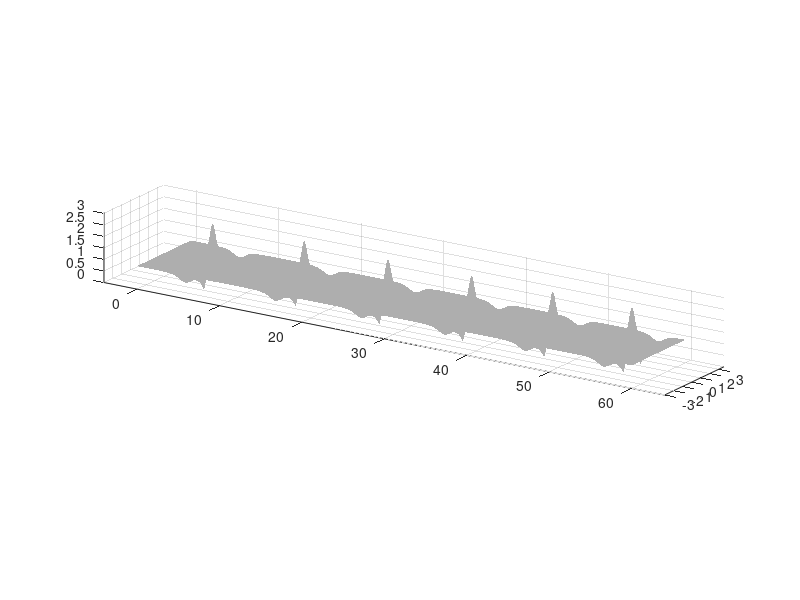

Here is the MATLAB script that generated this plot: (Note: this script raises an error after producing the figure.)
function reproduce_paper_fig1_bw_v3()

    clear; clc; close all;

    %% ================================================================
    % Parameters from the paper
    %% ================================================================

    L    = 6;
    eps0 = 1e-4;

    c1   = 1/2;
    cm1  = (0.3 - 0.4i)/2;

    k1 = 2*pi/L;

    %% ================================================================
    % Numerical parameters
    %% ================================================================

    Nx   = 384;
    Tmax = 60;

    Nt = 30000;
    dt = Tmax/Nt;

    saveEvery = 25;

    %% ================================================================
    % Spatial grid and Fourier modes
    %% ================================================================

    x = linspace(-L/2, L/2, Nx+1);
    x(end) = [];

    k = (2*pi/L)*[0:Nx/2-1, -Nx/2:-1];

    %% ================================================================
    % Initial condition
    %% ================================================================

    u = 1 + eps0*( ...
          c1  * exp( 1i*k1*x ) ...
        + cm1 * exp(-1i*k1*x ) );

    %% ================================================================
    % Split-step Fourier method
    %% ================================================================

    Ehalf = exp(-1i*k.^2*dt/2);

    nSave = floor(Nt/saveEvery) + 1;

    Uplot = zeros(nSave,Nx);
    Tplot = zeros(nSave,1);

    Uplot(1,:) = abs(u);
    Tplot(1)   = 0;

    idx = 1;

    for n = 1:Nt

        % half linear step
        uhat = fft(u);
        uhat = Ehalf .* uhat;
        u = ifft(uhat);

        % nonlinear step
        u = u .* exp(2i*abs(u).^2*dt);

        % half linear step
        uhat = fft(u);
        uhat = Ehalf .* uhat;
        u = ifft(uhat);

        if mod(n,saveEvery)==0
            idx = idx + 1;
            Uplot(idx,:) = abs(u);
            Tplot(idx)   = n*dt;
        end
    end

    %% ================================================================
    % Paper-style black-and-white 3D figure
    %% ================================================================

    [Xgrid,Tgrid] = meshgrid(x,Tplot);

    figure('Color','w','Position',[80 80 1400 460]);
    set(gcf,'Renderer','opengl');
    set(gcf,'InvertHardcopy','off');

    % Constant gray color data.
    % This prevents MATLAB from using blue/yellow data coloring.
    Cgray = 0.68*ones(size(Uplot));

    s = surf(Tgrid, Xgrid, Uplot, Cgray);

    set(s, ...
        'EdgeColor','none', ...
        'FaceColor','interp', ...
        'FaceLighting','gouraud', ...
        'AmbientStrength',0.82, ...
        'DiffuseStrength',0.55, ...
        'SpecularStrength',0.08, ...
        'SpecularExponent',20);

    % Force grayscale colormap.
    colormap(gray(256));
    caxis([0 1]);

    % Do NOT use shading interp here.
    % shading interp can overwrite the intended surface coloring.

    %% Axis limits

    xlim([-4 Tmax+4]);
    ylim([-L/2 L/2+0.6]);

    % Important:
    % lower bound is 0, not 0.75.
    % This removes the white holes.
    zlim([0 3.05]);

    %% Shape and camera

    pbaspect([9.5 1.55 1.05]);

    % Paper-like orientation
    view([33 18]);

    camproj('orthographic');

    axis off;
    box off;

    %% Lighting

    delete(findall(gca,'Type','light'));

    light('Position',[-30 -20 35],'Style','infinite');
    light('Position',[50 20 25],'Style','infinite');

    lighting gouraud;
    material dull;

    %% Draw simple axes arrows

    hold on;

    z0 = 0.08;
    y0 = -L/2;

    % long time-axis baseline
    plot3([0 Tmax],[y0 y0],[z0 z0], ...
        'k','LineWidth',1.15);

    % time arrow, pointing left
    quiver3(0,y0,z0,-3.2,0,0,0, ...
        'k','LineWidth',1.15,'MaxHeadSize',0.8);

    % x arrow
    quiver3(Tmax,y0,z0,0,L,0,0, ...
        'k','LineWidth',1.15,'MaxHeadSize',0.8);

    % vertical amplitude arrow
    quiver3(Tmax,y0,z0,0,0,1.15,0, ...
        'k','LineWidth',1.15,'MaxHeadSize',0.8);

    text(-3.6,y0,z0,'t','FontSize',15);
    text(Tmax,L/2+0.35,z0,'x','FontSize',15);

    hold off;

    %% Save PNG only

    drawnow;

    outFile = fullfile(fileparts(mfilename('fullpath')), ...
        'paper_fig1_reproduction_bw_v3.png');

    print(gcf,outFile,'-dpng','-r300');

end
